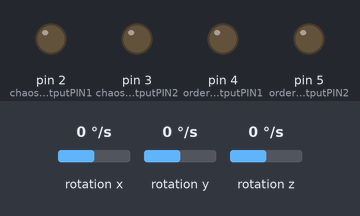
The sketch below on a simulated Arduino Uno, built for the host (arithmetic inside an expression is 32-bit, double 64-bit). On the bench: output pins drawn as LEDs (lit = HIGH). Inputs (shaded band) come from the test bench; at power-on: rotation x 0 °/s, rotation y 0 °/s, rotation z 0 °/s. What the sketch prints to the serial monitor is not drawn.

Above: at 1.2 s.
1.3 s: rotation x set to -192 °/s
At 4.2 s:
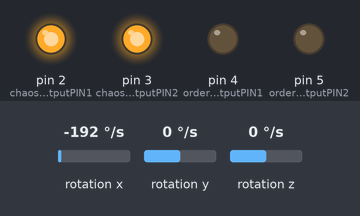
Timing chart, 0 to 5.7 s (numbered marks = the images above; inputs shaded):
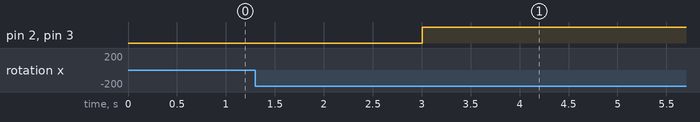

The sketch:

Gyro_custom.ino
```cpp
#include "CurieIMU.h"

//definitions of the output PINs that will be connected to the lasers
const int orderOutputPIN1 = 4;
const int orderOutputPIN2 = 5;
const int chaosOutputPIN1 = 2;
const int chaosOutputPIN2 = 3;

//Array which holds last then values from the gyro sensor
int gyroValues[10];
//Counter of the loops
int loopCounter = 0;


void setup() {

  Serial.begin(9600); // initialize Serial communication

  // initialize device
  Serial.println("Initializing IMU device...");
  CurieIMU.begin();

  // Set the accelerometer range to 250 degrees/second
  CurieIMU.setGyroRange(250);

  //setting the pins mode to OUTPUT
  pinMode(orderOutputPIN1, OUTPUT);
  pinMode(orderOutputPIN2, OUTPUT);
  pinMode(chaosOutputPIN1, OUTPUT);
  pinMode(chaosOutputPIN2, OUTPUT);
}

void loop() {
  int gxRaw, gyRaw, gzRaw;         //definition of variables that will hold raw gyro values
  float gx, gy, total;      //definition of variables that will hold converted gyro values and a total gyro values

  // read raw gyro measurements from device
  CurieIMU.readGyro(gxRaw, gyRaw, gzRaw);

  // convert the raw gyro data to degrees/second
  gx = convertRawGyro(gxRaw);
  gy = convertRawGyro(gyRaw);

  // calculate the total change per second for the x and y axis
  // we are using the absolute values because we do not need to know the direction of the change
  total =  abs(gx) + abs(gy);

  //if the counter value is less than 10
  //store the value in the gyroValues array
  // and increment the counter
  if(loopCounter < 10)
  {
    gyroValues[loopCounter] = total;
    loopCounter++;
  }
  //otherwise calculate the average of all 10 values in order to get not so chaotical results
  // and turn on or off different lasers
  else
  {
     total = 0;
      for(int i = 0; i < 10; i++)
      {
        total += gyroValues[i];
      }

      total /= 10;

      //if the changes is less the 15 degrees/second
      //then we activate the order lasers
      // and deactivate the chaos lasers
      if(total < 15)
      {
          digitalWrite(orderOutputPIN1, HIGH);
          digitalWrite(orderOutputPIN2, HIGH);
          digitalWrite(chaosOutputPIN1, LOW);
          digitalWrite(chaosOutputPIN2, LOW);
      }
      //otherwise vice-versa
      else if(total > 15)
      {
         digitalWrite(orderOutputPIN1, LOW);
          digitalWrite(orderOutputPIN2, LOW);
          digitalWrite(chaosOutputPIN1, HIGH);
          digitalWrite(chaosOutputPIN2, HIGH);
      }
      // and set the counter to 0
      // so the program starts to add new ten values to the array
      loopCounter = 0;
  }

  delay(300);
}

float convertRawGyro(int gRaw) {
  // since we are using 250 degrees/seconds range
  // -250 maps to a raw value of -32768
  // +250 maps to a raw value of 32767

  float g = (gRaw * 250.0) / 32768.0;

  return g;
}
```

Measured:
- after the input at 1.3 s, pin 2 (chaosOutputPIN1), pin 3 (chaosOutputPIN2): LOW → HIGH after 1.7 s; pin 4 (orderOutputPIN1), pin 5 (orderOutputPIN2): stays LOW (without the input it goes to HIGH after 1.7 s)
